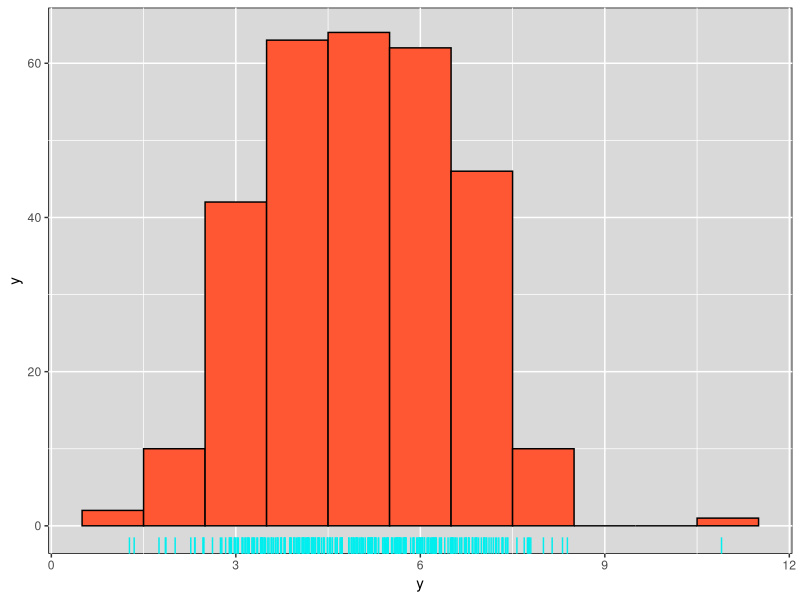
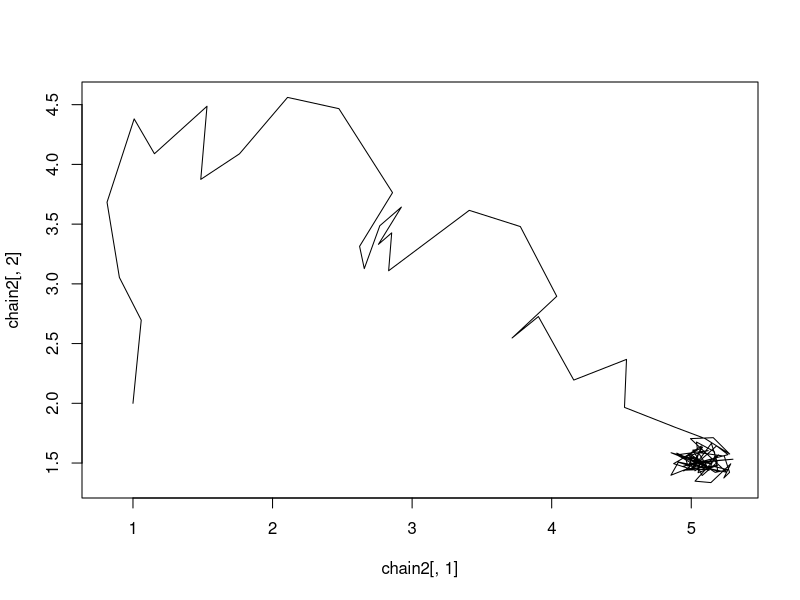
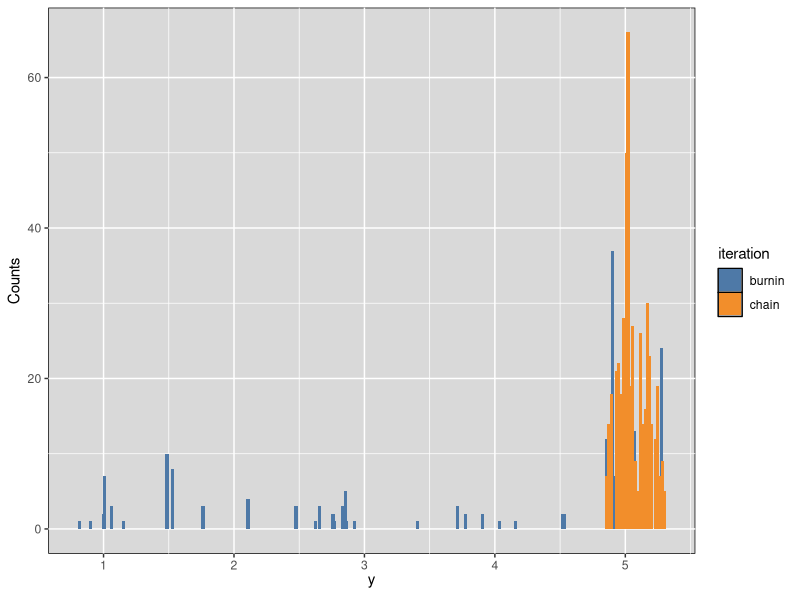
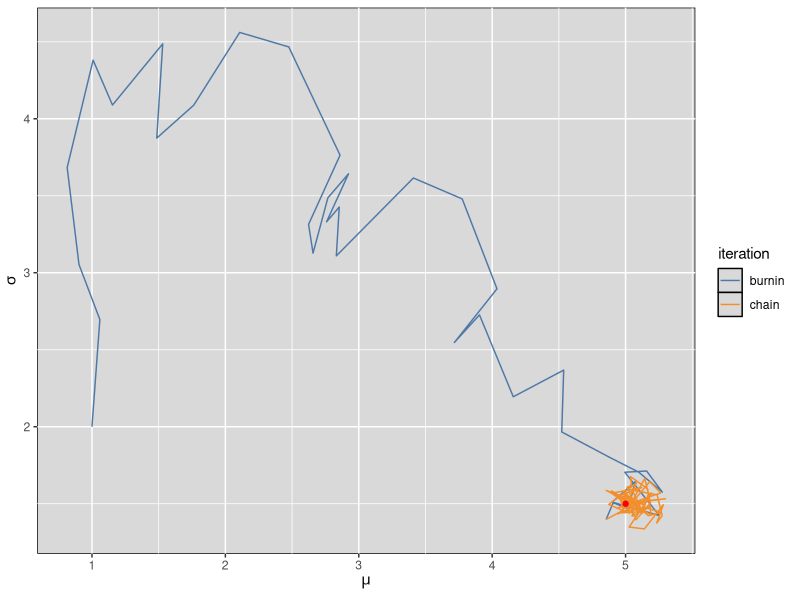

Recreate these plots in R, in order.
# ESTEC - 18-20 December 2017
# by Rafael S. de Souza
# 
# (c) 2017, Rafael S. de Souza 
# 
# Customized MCMC sampler
# Case: Normal distribution

library(fitdistrplus)
library(ggplot2)
library(ggthemes)
library(stats4)


# Generate data
set.seed(1056)                          # set seed to replicate example
nobs = 300                              # number of obs in model
y <- rnorm(nobs,5,1.5)                  # random uniform variable

gd <- data.frame(x=y)

ggplot(data = gd,aes(x = y)) +
  geom_histogram(binwidth=1,fill="#FF5733",color="black") + 
  scale_fill_tableau()  + 
  #theme_xkcd() +
  geom_rug(sides = "b", aes(y = 0), position = "jitter", colour = "cyan2")+
  theme(panel.background = element_rect(color = "black", fill = "gray85") )


## Fit a normal distribution to the 50 random data set
fitdist(y,"norm") 

# Likelihood function
likelihood <- function(param){
  "Normal likelihood"
  
  mu = param[1]
  sd = param[2]
  LL = dnorm(y, mean = mu, sd = sd)
  return(sum(log(LL)))
}


# Fit via ML
LL <- function(mu,sd){
  -likelihood(c(mu,sd))
}

fit <- mle(LL, start = list( mu = 3, sd = 1), method = "L-BFGS-B", lower = c(-Inf, 0))
summary(fit)

# Prior distribution
prior <- function(param){
  mu  = param[1]
  sd = param[2]
  muprior = dnorm(mu, mean = 0,sd = 10, log = T)
  sdprior = dunif(sd, min = 0.001, max = 10, log = T)
  return(muprior +  sdprior)
}

# Posterior
p_target <- function(param){
  return(likelihood(param) + prior(param))
}

proposalfunction <- function(param,alpha=0.75){
  return(c(rnorm(1,mean = param[1],sd = 0.25),max(1e-3,runif(1,param[2] - alpha,param[2]+alpha))))
}

startvalue <- c(1,2)

# Define Bernoulli sampler as special case of binomial distribution
rbern <- function(p){
  rbinom(1,1,p)
  }

run_metropolis_MCMC <- function(startvalue, iterations){
  chain = array(dim = c(iterations + 1,2))
  chain[1,] = startvalue
  
  for (i in 1:iterations){
    s_prop = proposalfunction(chain[i,])
    
    #Hasting ratio: exponential term accounts for loglikelihood and priors 
    H = exp(p_target(s_prop) - p_target(chain[i,]))
    
    # acceptance probability
    p_trans = min(1,H)
    Jump = rbern(p_trans)
    
    if (Jump == 1){
      chain[i + 1,] = s_prop
    }else{
      chain[i + 1,] = chain[i,]
    }
  }
  return(chain)
}
N_it <- 1000
burnIn <- 200
chain = run_metropolis_MCMC(startvalue, N_it)

chain2 <- data.frame(chain[,1],chain[,2])
chain2$burn <- as.factor(c(rep("burnin",burnIn + 1),rep("chain",N_it-burnIn)))
colnames(chain2) <- c("x","y","iteration")

# Plot
plot(chain2[,1],chain2[,2],type ="l")


ggplot(chain2,aes(x = x,fill = iteration)) +
  #  geom_point(size=0.2) +
  geom_bar(width=0.025) + scale_fill_tableau()  + 
  #  geom_density_2d(size=0.1) +
  xlab(expression(y)) + ylab("Counts") +
  # theme_xkcd() +
  theme(panel.background = element_rect(color = "black", fill = "gray85") )


d0 <- data.frame(x=5,y=1.5)
 ggplot(chain2,aes(x=x,y=y,colour=iteration)) +
 geom_path() + scale_color_tableau()  + 
  geom_point(data=d0,mapping=aes(x=x,y=y),colour="red") +
  #  geom_density_2d(size=0.1) +
  xlab(expression(mu)) + ylab(expression(sigma)) +
  # theme_xkcd() +
  theme(panel.background = element_rect(color = "black", fill = "gray85") ) 
